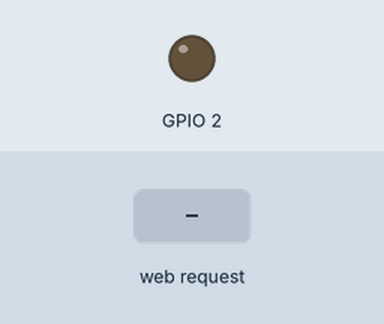
A sketch run on a simulated ESP8266 (NodeMCU). Parts: output pins drawn as LEDs (lit = HIGH, except the on-board LED, lit = LOW). The inputs (shaded band) are chosen by the test bench.

Above: at 4.3 s.
4.4 s: HTTP request GET /LED_1/off received
At 4.8 s:
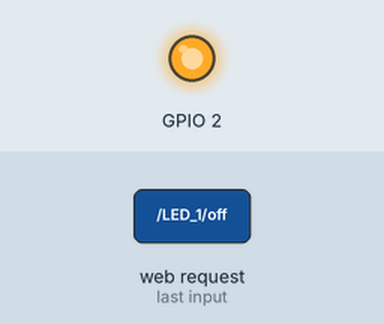
Timing chart, 0 to 7.4 s (numbered marks = the images above; inputs shaded):
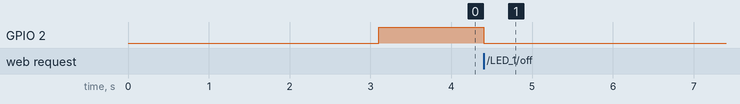

The sketch:

led_esp.ino
```cpp
/*
  Modified version of WifiWebServer example.
 */

#include <ESP8266WiFi.h>

//WIfi AP name and password
const char* ssid = "Mirai_ESP";
//const char* password = "1234567r";

// Create an instance of the server and specify the port to listen on as an argument
WiFiServer server(80);

void setup() {
  delay(1000);
//  WiFi.softAP(ssid, password); // remove the password parameter if you want the AP to be open.
WiFi.softAP(ssid);
  server.begin();
  delay(2000);
   // prepare LED PIN, LED is connected to TX = BUILTIN_LED
   // TX is 1 = BUILTIN_LED
   // RX is 3
   // GPIO 0 is 0
   // GPIO 2 is 2
  pinMode(BUILTIN_LED, OUTPUT);
  delay(100);
  digitalWrite(BUILTIN_LED, HIGH); // Turn OFF led at initial stage
}

void loop() {
  // Check if a client has connected
  WiFiClient client = server.available();
  if (!client) {
    return;
  }

  // Wait until the client sends some data
  while(!client.available()){
    delay(1);
  }

  // Read the first line of the request
  String req = client.readStringUntil('\r');
  client.flush();

  // Match the request
  if (req.indexOf("/LED_1/off") != -1)
    digitalWrite(BUILTIN_LED, LOW); //LED OFF // Set Blue LED according to the request
  else if (req.indexOf("LED_1/on") != -1)
    digitalWrite(BUILTIN_LED, HIGH); //LED ON // Set Blue LED according to the request
  else if (req.indexOf("/") != -1)
    ; //do nothing; just send html page
  else {
    client.stop();
    return;
  }
  client.flush();

  String HTML = "HTTP/1.1 200 OK\r\nContent-Type: text/html\r\n\r\n<!DOCTYPE HTML>\r\n<html> <h1>DIY HowToDoIt</h1> <h2>ESP8266 Web Server</h2>";
  HTML += "<h3>Blue LED is now ";
  HTML += (digitalRead(BUILTIN_LED))?"ON":"OFF</h3>"; //HIGH = LED ON and LOW = LED OFF
  HTML += "<h3>Blue LED <button onclick=\"window.location.href='/LED_1/on'\">LED ON</button>&nbsp;<button onclick=\"window.location.href='/LED_1/off'\">LED OFF</button></h3></html>";


  client.print(HTML);
  delay(10);
  // The client will actually be disconnected
  // when the function returns and 'client' object is detroyed
}
```

Measured:
- after the input at 4.4 s, GPIO 2: HIGH → LOW at once
